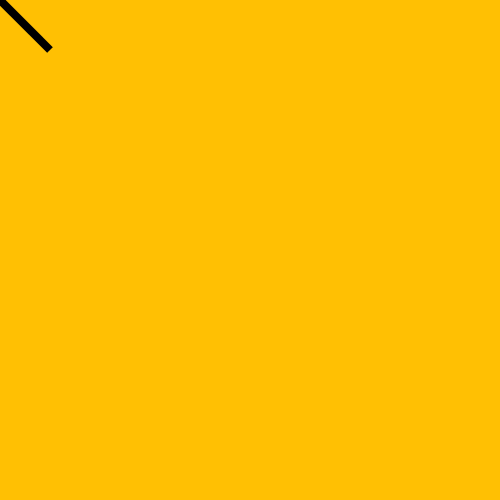
Frame 1 (no input)
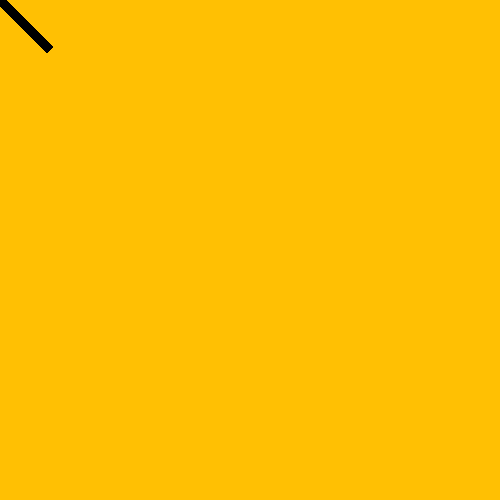
Frame 60 (no input)
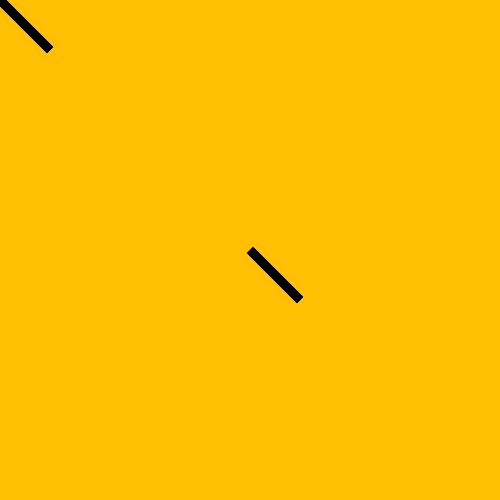
Frame 120 (the mouse pressed at the canvas centre since frame 60)

The p5.js sketch that drew these frames (run headless with seeded random() and noise() and a simulated clock; from frame 60 on, the mouse is pressed at the canvas centre):

// p5.js sketch
// ── sketch.js
//Calligraphic Drawing Tool
//Eevi Rutanen 5.10.2020
function setup(){
    createCanvas(500,500);
    //draw background only in setup, not in draw
    background(255, 192, 3);
    strokeWeight(8);
    stroke(0);
    //make a square stroke
    strokeCap(SQUARE);
}
function draw(){
    //draw a diagonal line at cursor coordinates
    line(mouseX,mouseY,mouseX+50,mouseY+50);
}
